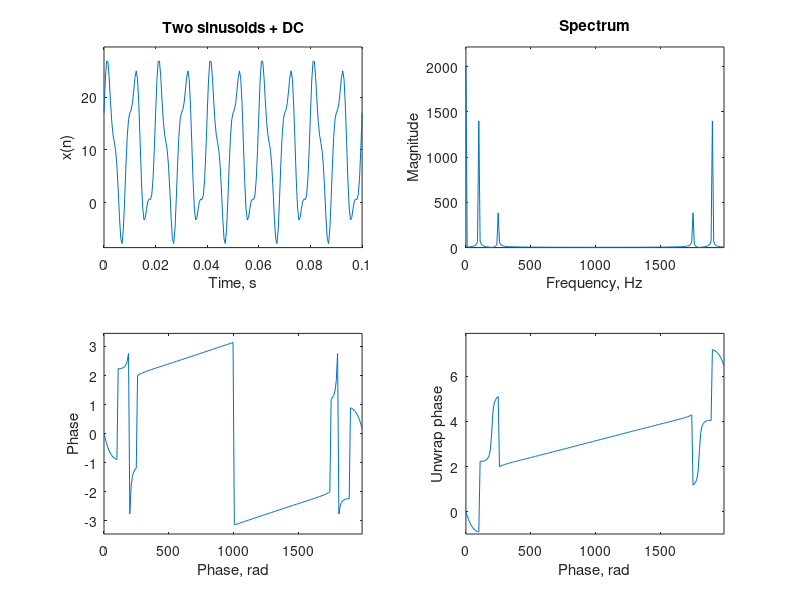

Write MATLAB code to recreate this figure.
% This demo program was developed Hsiao-Lung Chan, Ph.D. September 28, 2009
% Spectral analysis

clear  % clear all variables

% Generating two sinusoids and one DC component
fs=2000;   % sampling at 2 kHz
t=0:1/fs:0.1;
x=10 + 14*cos(2*pi*100*t-pi/3) + 4*cos(2*pi*250*t-pi/2);
subplot(2,2,1)
plot(t,x)
ylabel('x(n)')
xlabel('Time, s')
title('Two sinusoids + DC')
axis([min(t) max(t) min(x)*1.1 max(x)*1.1])

% Spectral analysis
Xf=fft(x);
resolution=fs/length(Xf);
f=(0:length(Xf)-1)*resolution;
Xf_mag = abs(Xf);  % magnitude of spectrum
subplot(2,2,2)
plot(f,Xf_mag)
xlabel('Frequency, Hz')
ylabel('Magnitude')
title('Spectrum')
axis([min(f) max(f) 0 max(Xf_mag)*1.1])

Xf_phase = angle(Xf);    % phase of spectrum
subplot(2,2,3)
plot(f,Xf_phase)
xlabel('Phase, rad')
ylabel('Phase')
axis([min(f) max(f) min(Xf_phase)*1.1 max(Xf_phase)*1.1])

Xf_phase = unwrap(Xf_phase);    % Unwrap phase angle
subplot(2,2,4)
plot(f,Xf_phase)
xlabel('Phase, rad')
ylabel('Unwrap phase')
axis([min(f) max(f) min(Xf_phase)*1.1 max(Xf_phase)*1.1])
